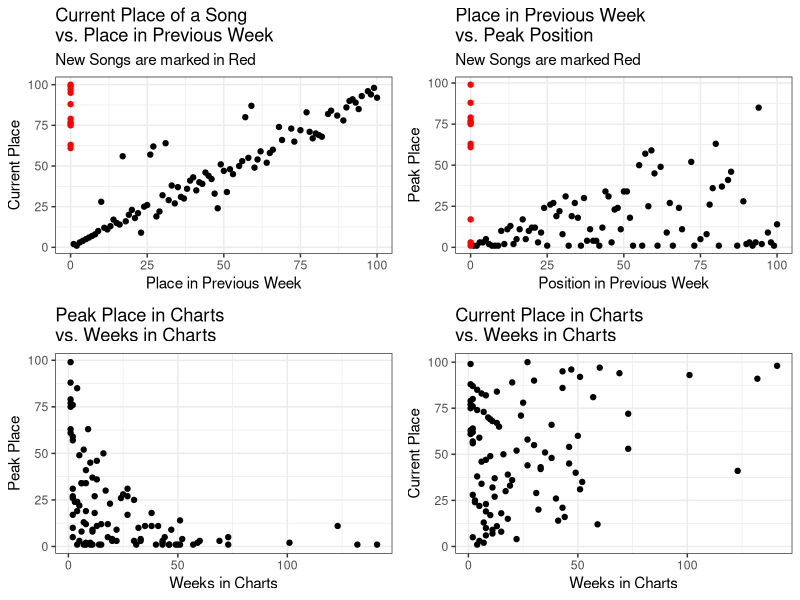
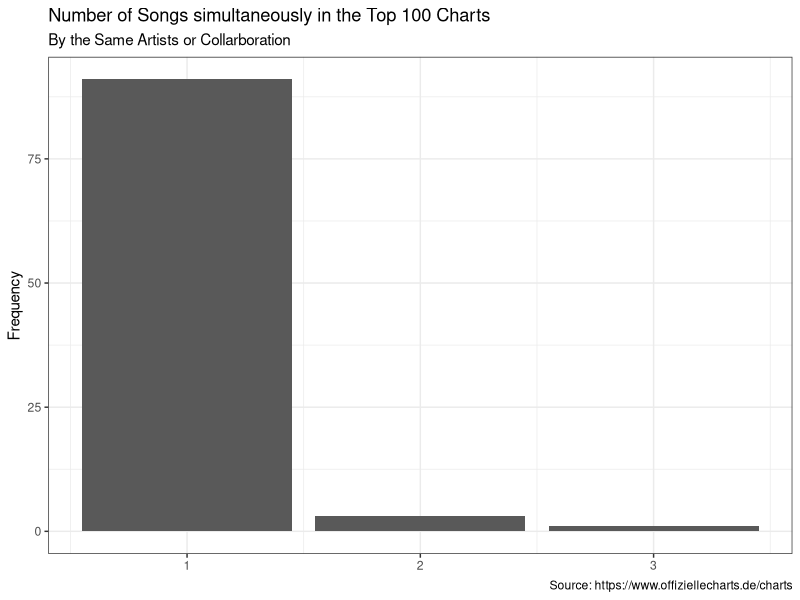
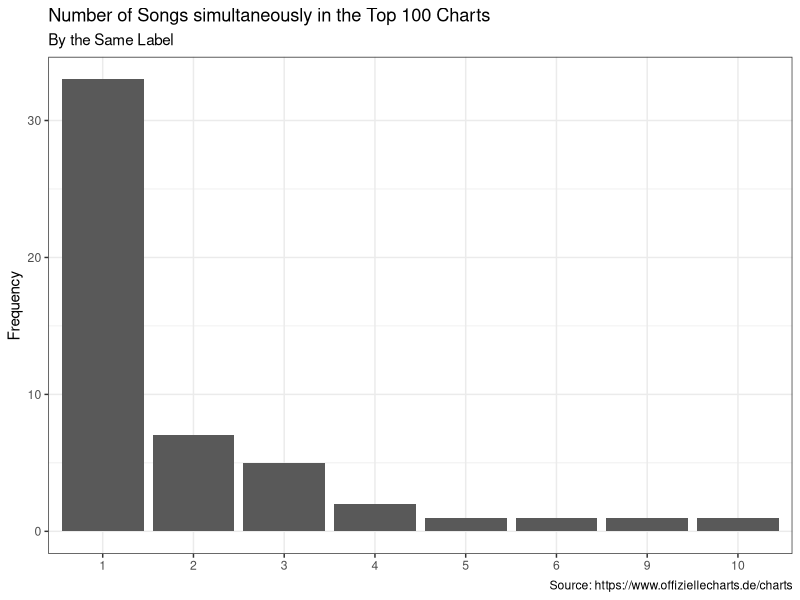

The R source for these figures, in order:
## ---- chunk 1
library(ggplot2)
library(gridExtra)
library(readr)
library(dplyr)
chart_scrap <- read_csv('2022-06-23_charts_report.csv')
## ---- chunk 2
#Reporting Figures and Tables
#Scatter Plots
current_v_last <- ggplot(data = chart_scrap,
                                     aes(y = current, x=last_week,
                                     col=ifelse(is.na(last_week), yes = 'NA' , no = 'NonNA')))+
                                      geom_point(aes(y = current, x=last_week_fill),show.legend = F)+
                                      scale_color_manual(values = c('#FF0000','#000000'))+
                                      labs(title = 'Current Place of a Song \nvs. Place in Previous Week',
                                           subtitle = 'New Songs are marked in Red',
                                           y='Current Place', x='Place in Previous Week')+
                                        theme_bw()
weeks_v_peak <- ggplot(data = chart_scrap,
                                             aes(x=weeks_in_charts, y=peak_in_charts))+
                                              geom_point()+
                                              labs(title = 'Peak Place in Charts \nvs. Weeks in Charts',
                                                   x='Weeks in Charts', y='Peak Place')+
                                              theme_bw()
week_v_current <- ggplot(data = chart_scrap, aes(x=weeks_in_charts, y=current))+
                                      geom_point()+
                                      labs(title = 'Current Place in Charts \nvs. Weeks in Charts',
                                           x='Weeks in Charts', y='Current Place')+
                                      theme_bw()
last_v_peak <- ggplot(data = chart_scrap, aes(x=last_week_fill, y=peak_in_charts,
                                                col=ifelse(is.na(last_week), yes = 'NA' , no = 'NonNA')))+
                                    geom_point(show.legend = F)+
                                    labs(title = 'Place in Previous Week \nvs. Peak Position',
                                         subtitle = 'New Songs are marked Red',
                                         x='Position in Previous Week', y='Peak Place')+
                                    scale_color_manual(values = c('#FF0000','#000000'))+
                                    theme_bw()
grid.arrange(current_v_last,last_v_peak, weeks_v_peak,week_v_current, nrow=2)
## ---- chunk 3
chart_scrap%>%
                      count(artist)%>%
                      ggplot(aes(x=n))+
                      geom_bar()+
                      labs(title = 'Number of Songs simultaneously in the Top 100 Charts',
                           subtitle = 'By the Same Artists or Collarboration',
                           y='Frequency',
                           x=NULL,
                           caption = 'Source: https://www.offiziellecharts.de/charts')+
                      theme_bw()
chart_scrap%>%
                        count(artist,sort = T)%>%
                        filter(n>1)%>%
                        knitr::kable()
chart_scrap%>%
                      count(label)%>%
                      ggplot(aes(x=as.factor(n)))+
                      geom_bar()+
                      geom_bar()+
                      labs(title = 'Number of Songs simultaneously in the Top 100 Charts',
                           subtitle = 'By the Same Label',
                           y='Frequency',
                           x=NULL,
                           caption = 'Source: https://www.offiziellecharts.de/charts')+
                      theme_bw()
chart_scrap%>%
                        count(label, sort = T)%>%
                        filter(n>1)%>%
                        knitr::kable()
## ---- chunk 4
#Songs that are currently peaking
chart_scrap%>%
                        filter(current == peak_in_charts)%>%
                        select(artist, title, current)%>%
                        rename(Position = current)%>%
                        knitr::kable()
